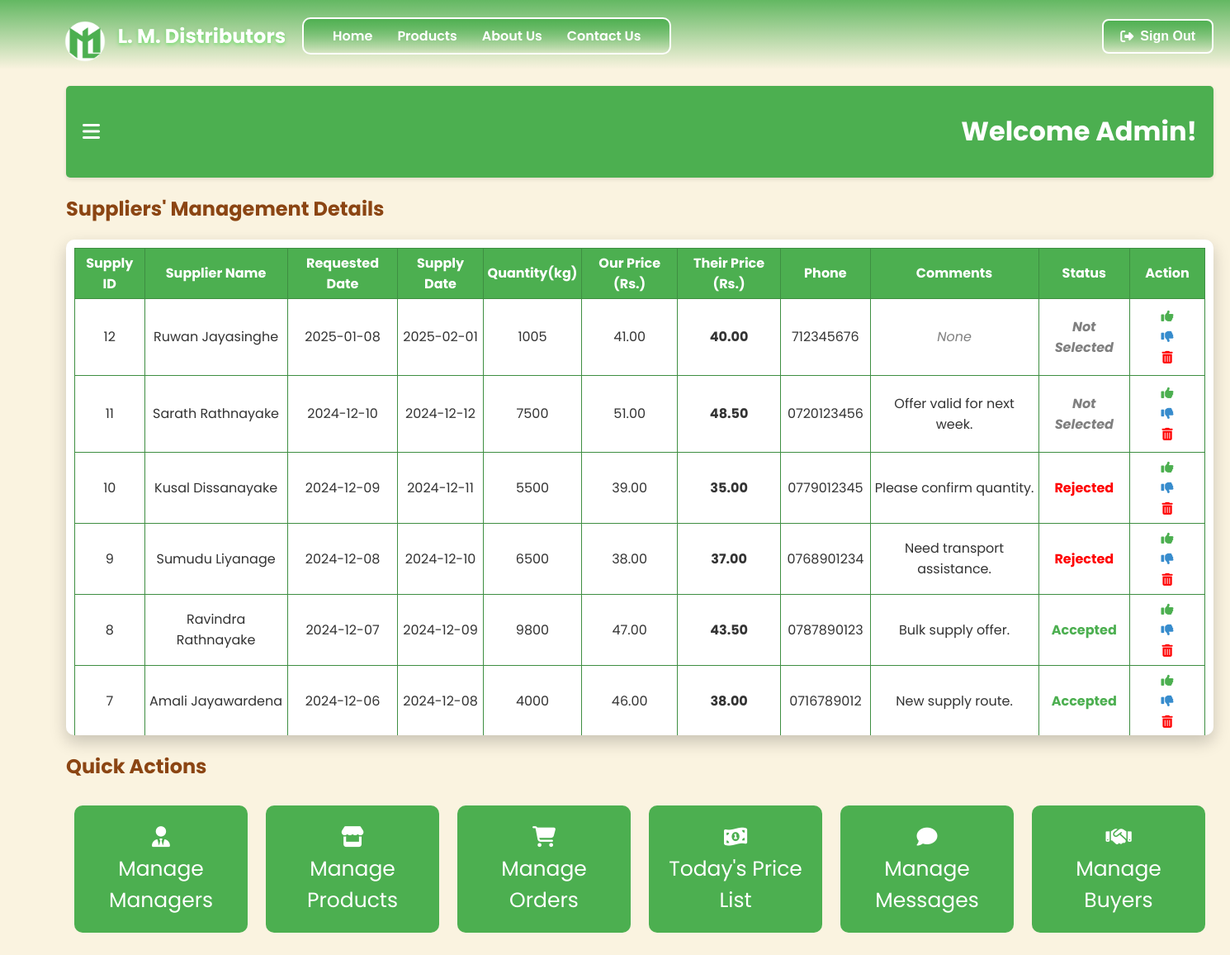
Screenshot of /supplyManagement.php (signed in) with the database file from the repository.
### tables this page shows
CREATE TABLE `supplier` (
  `supplyID` int(11) NOT NULL,
  `name` varchar(255) NOT NULL,
  `reqDate` date NOT NULL,
  `supplyDate` date NOT NULL,
  `quantity` int(11) NOT NULL,
  `ourPrice` decimal(10,2) DEFAULT NULL,
  `theirPrice` decimal(10,2) NOT NULL,
  `phone` varchar(15) NOT NULL,
  `comments` text DEFAULT NULL,
  `status` enum('Not Selected','Accepted','Rejected') NOT NULL
);

### supplyManagement.php (the view, shortened to what this page needs)
<?php
    include_once 'config.php';
    if(isset($_SESSION['user_fName']) && ($_SESSION['user_type'] == 'admin' || $_SESSION['user_type'] == 'manager')) {
        $dob = $_SESSION['user_dob'];
        $today = date('m-d');
        $birthday = date('m-d', strtotime($dob));
        if($birthday == $today) {
            $greeting = "Happy birthday ".htmlspecialchars($_SESSION['user_fName'])."!";
        }
        else {
            $greeting = "Welcome ".htmlspecialchars($_SESSION['user_fName'])."!";
        }
        $query = "SELECT * FROM supplier ORDER BY `supplyID` DESC";
        $result = mysqli_query($conn, $query);
    }
    else {
        header('Location: login.php');
        exit();
    }
?>
<!DOCTYPE html>
<html lang="en">
<head>
    <link rel="stylesheet" href="./css/supplyManagement.css">
    <link rel="stylesheet" href="https://cdnjs.cloudflare.com/ajax/libs/font-awesome/6.0.0-beta3/css/all.min.css">
</head>
<body>
    <?php include 'header.php'; ?>
    <div class="container">
        <div class="main-content">
            <div class="topbar">
                <i class="fas fa-bars" id="toggle-sidebar" title="Open Dashboard"></i>
                <h1><?php echo $greeting; ?></h1>
            </div>
            <h2 class="displaySuppliersH2">Suppliers' Management Details</h2>
            <center>
            <div class="displaySuppliers">
                <div class="custom-scroll">
                    <div class="content" id="scrollable-content">
                        <table class="listTable" border="1px">
                            <tr>
                                <th class="supplyID">Supply ID</th>
                                <th class="supplierName">Supplier Name</th>
                                <th class="reqDate">Requested Date</th>
                                <th class="supplyDate">Supply Date</th>
                                <th class="supplyQuantity">Quantity(kg)</th>
                                <th class="ourPrice">Our Price (Rs.)</th>
                                <th class="theirPrice">Their Price (Rs.)</th>
                                <th class="Phone">Phone</th>
                                <th class="comments">Comments</th>
                                <th class="tStatus">Status</th>
                                <th class="tAction">Action</th>
                            </tr>
                            <?php while($row = $result->fetch_assoc()):?>
                            <tr>
                                <td class="supplyID"><?php echo htmlspecialchars($row['supplyID']); ?></td>
                                <td class="supplierName"><?php echo htmlspecialchars($row['name']); ?></td>
                                <td class="reqDate"><?php echo htmlspecialchars($row['reqDate']); ?></td>
                                <td class="supplyDate"><?php echo htmlspecialchars($row['supplyDate']); ?></td>
                                <td class="supplyQuantity"><?php echo htmlspecialchars($row['quantity']); ?></td>
                                <td class="ourPrice"><?php echo htmlspecialchars($row['ourPrice']); ?></td>
                                <td class="theirPrice"><?php echo htmlspecialchars($row['theirPrice']); ?></td>
                                <td class="Phone"><?php echo htmlspecialchars($row['phone']); ?></td>
                                <td class="comments">
                                    <?php echo !empty(htmlspecialchars($row['comments'])) ? htmlspecialchars($row['comments']) : "<em class='none'>None</em>"; ?>
                                </td>
                                <td class="tStatus">
                                    <?php
                                        if(htmlspecialchars($row['status']) == 'Accepted') {
                                            echo "<p class='acceptStatus'>".htmlspecialchars($row['status'])."</p>";
                                        }
                                        else if(htmlspecialchars($row['status']) == 'Rejected') {
                                            echo "<p class='rejectStatus'>".htmlspecialchars($row['status'])."</p>";
                                        }
                                        else {
                                            echo "<p class='pendingStatus'>".htmlspecialchars($row['status'])."</p>";
                                        }
                                    ?>
                                </td>
                                <td class="tAction actionBtns">
                                    <form method="POST" action="">
                                        <button type="submit" class="actionBtn" name="acceptBtn">
                                            <i class="fa-solid fa-thumbs-up" title="Accept"></i>
                                        </button>
                                    </form>
                                    <form method="POST" action="">
                                        <button type="submit" class="actionBtn" name="rejectBtn">
                                            <i class="fa-solid fa-thumbs-down" title="Reject"></i>
                                        </button>
                                    </form>
                                    <form method="POST" action="" onsubmit="return confirmDelete();">
                                        <button type="submit" class="actionBtn" name="deleteBtn">
                                            <i class="fa-solid fa-trash-can" title="Delete"></i>
                                        </button>
                                    </form>
                                </td>
                            </tr>
                            <?php endwhile;?>
                        </table>
                    </div>
                </div>
            </div>
            </center>
            <h2 class="quickH2">Quick Actions</h2>
            <div class="quick">
                <div class="card">
                    <a href="./manageManagers.php" title="Managers Management"><i class="fas fa-user-tie"></i><br>Manage Managers</a>
                </div>
                <div class="card">
                    <a href="./manageProducts.php" title="Products Management"><i class="fa-solid fa-store"></i><br>Manage Products</a>
                </div>
                <div class="card">
                    <a href="./manageOrders.php" title="Orders Management"><i class="fa-solid fa-cart-shopping"></i><br>Manage Orders</a>
                </div>
                <div class="card">
                    <a href="./todayPrice.php" title="Buyers & Sellers price list"><i class="fa-solid fa-money-bill-1-wave"></i><br>Today's Price List</a>
                </div>
                <div class="card">
                    <a href="./manageMessages.php" title="Messages Management"><i class="fa-solid fa-comment"></i><br>Manage Messages</a>
                </div>
                <div class="card">
                    <a href="./buyersManagement.php" title="Buyers Management"><i class="fa-solid fa-handshake"></i><br>Manage Buyers</a>
                </div>
            </div>
        </div>
    </div>
</body>
</html>

### css/supplyManagement.css (style rules this page uses)
body { margin: 0; font-family: 'Poppins', sans-serif; background-color: #FAF3E0; color: #333; }
.container { display: flex; height: 100vh; }
.main-content { flex-grow: 1; padding: 20px; margin-left: 60px; }
.topbar { display: flex; align-items: center; justify-content: space-between; padding: 10px 20px; background-color: #4CAF50; border-radius: 5px; box-shadow: 0 2px 5px rgba(0, 0, 0, 0.1); }
.topbar i { font-size: 24px; cursor: pointer; color: #fff; }
.topbar h1 { color: #fff; }
.custom-scroll { border: none; border-radius: 10px; background-color: #fff; width: fit-content; max-height: 600px; height: fit-content; overflow: hidden; position: relative; box-shadow: 0 8px 20px rgba(0, 0, 0, 0.2); animation: fadeIn 1s ease-in-out; }
.content { max-height: 600px; height: fit-content; overflow-y: scroll; overflow-x: scroll; scroll-behavior: smooth; padding: 10px; box-sizing: content-box; }
.listTable { border-collapse: collapse; border: 1px solid #3E8E41; }
.listTable th { background-color: #4CAF50; color: #fff; padding: 5px; }
.listTable td { text-align: center; background-color: #fff; padding: 5px; }
.theirPrice { font-weight: bold; }
.comments { max-width: 250px; }
.none { color: gray; font-style: italic; }
.acceptStatus { color: #4CAF50; font-weight: bold; }
.rejectStatus { color: red; font-weight: bold; }
.pendingStatus { color: gray; font-style: italic; font-weight: bold; }
.tAction { width: 80px; }
.actionBtn { border: none !important; background-color: transparent !important; font-size: 15px; }
.fa-thumbs-up { color: #4CAF50; cursor: pointer; }
.fa-thumbs-down { color: #378ccd; cursor: pointer; }
.fa-trash-can { color: red; cursor: pointer; }
.quick { display: flex; justify-content: space-between; }
.quickH2, .displaySuppliersH2 { font-size: 24px; color: #8B4513; margin-bottom: 20px; }
.card { border: none; border-radius: 10px; padding: 20px; margin: 10px; width: 170px; background-color: #4CAF50; cursor: pointer; text-align: center; transition: transform 1s ease; }
.card a { text-decoration: none; font-size: 25px; color: #fff; }

### rows the page displays
supplier: supplyID "12", name "Ruwan Jayasinghe", reqDate "2025-01-08", supplyDate "2025-02-01", quantity "1005", ourPrice "41.00", theirPrice "40.00", phone "712345676", comments "None", status "Not Selected"
supplier: supplyID "11", name "Sarath Rathnayake", reqDate "2024-12-10", supplyDate "2024-12-12", quantity "7500", ourPrice "51.00", theirPrice "48.50", phone "0720123456", comments "Offer valid for next week.", status "Not Selected"
supplier: supplyID "10", name "Kusal Dissanayake", reqDate "2024-12-09", supplyDate "2024-12-11", quantity "5500", ourPrice "39.00", theirPrice "35.00", phone "0779012345", comments "Please confirm quantity.", status "Rejected"
supplier: supplyID "9", name "Sumudu Liyanage", reqDate "2024-12-08", supplyDate "2024-12-10", quantity "6500", ourPrice "38.00", theirPrice "37.00", phone "0768901234", comments "Need transport assistance.", status "Rejected"
supplier: supplyID "8", name "Ravindra Rathnayake", reqDate "2024-12-07", supplyDate "2024-12-09", quantity "9800", ourPrice "47.00", theirPrice "43.50", phone "0787890123", comments "Bulk supply offer.", status "Accepted"
supplier: supplyID "7", name "Amali Jayawardena", reqDate "2024-12-06", supplyDate "2024-12-08", quantity "4000", ourPrice "46.00", theirPrice "38.00", phone "0716789012", comments "New supply route.", status "Accepted"

### other values shown
$greeting "Welcome Admin!"
